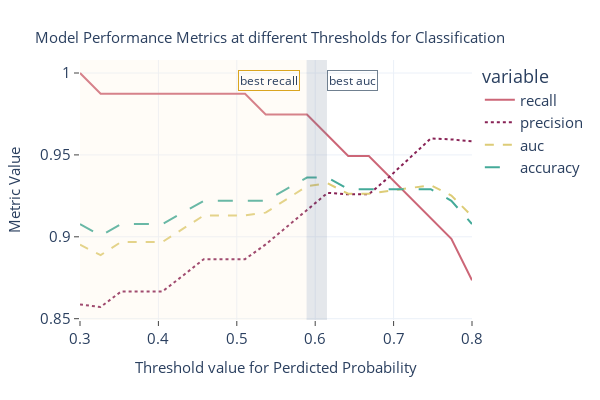

Write notebook code for a chart like this one.
### Code cell
# use melt to convert the dataframe with different columns for each metric into a 
# dataframe with a single column of metric values and a second column of metric labels.
# This makes it easy to plot the data in plotly. 

df = pd.melt(metrics_df, id_vars='threshold', value_vars=metrics_df.columns[:])

# uncomment below to save metrics to file so it can be loaded into streamlit
# df.to_csv('../data/threshold_metrics.csv', index=False)

fig = px.line(df, 
              x='threshold', 
              y='value', 
              color='variable',
              color_discrete_sequence=['#CC6677', '#882255', '#DDCC77', '#44AA99'],
              line_dash='variable'
              )

fig.update_layout(width=600, 
                  height=400,
                  title_text='Model Performance Metrics at different Thresholds for Classification',
                  title_y=0.92,
                  title_x=0.45,
                  plot_bgcolor='white',
                  template='plotly_white',
                  # margin=dict(l=10, r=0, t=60, b=10),
                  # paper_bgcolor="lightsteelblue",
                  legend=dict(font=dict(size=15)),
                  title_font=dict(size=15)
                 )

# set axes labels
fig.update_xaxes(title='Threshold value for Perdicted Probability', title_font_size=15, tickfont_size=15, ticks='outside')
fig.update_yaxes(title='Metric Value', title_font_size=15, tickfont_size=15, ticks='outside')

fig.update_traces(mode="lines", hovertemplate=None)
fig.update_layout(hovermode="x")

# add retangles
fig.add_vrect(x0=0.3, x1=0.589, line_width=0, fillcolor="papayawhip", opacity=0.2, annotation=dict(text='best recall', x=0.58, y=0.96, bordercolor='goldenrod'))
fig.add_vrect(x0=0.589, x1=0.615, line_width=0, fillcolor="lightslategray", opacity=0.2, annotation=dict(text='best auc', x=0.68, y=0.96, bordercolor='slategrey'))

fig.show()

### Figure 1 — Plotly figure (JSON) as saved in the notebook; plotly's stock layout.template omitted (floating-point values rounded to 4 significant figures)
{"data": [{"legendgroup": "recall", "line": {"color": "#CC6677", "dash": "solid"}, "marker": {"symbol": "circle"}, "mode": "lines", "name": "recall", "orientation": "v", "showlegend": true, "type": "scatter", "x": [0.3, 0.3263, 0.3526, 0.3789, 0.4053, 0.4316, 0.4579, 0.4842, 0.5105, 0.5368, 0.5632, 0.5895, 0.6158, 0.6421, 0.6684, 0.6947, 0.7211, 0.7474, 0.7737, 0.8], "xaxis": "x", "y": [1, 0.9873, 0.9873, 0.9873, 0.9873, 0.9873, 0.9873, 0.9873, 0.9873, 0.9747, 0.9747, 0.9747, 0.962, 0.9494, 0.9494, 0.9367, 0.9241, 0.9114, 0.8987, 0.8734], "yaxis": "y"}, {"legendgroup": "precision", "line": {"color": "#882255", "dash": "dot"}, "marker": {"symbol": "circle"}, "mode": "lines", "name": "precision", "orientation": "v", "showlegend": true, "type": "scatter", "x": [0.3, 0.3263, 0.3526, 0.3789, 0.4053, 0.4316, 0.4579, 0.4842, 0.5105, 0.5368, 0.5632, 0.5895, 0.6158, 0.6421, 0.6684, 0.6947, 0.7211, 0.7474, 0.7737, 0.8], "xaxis": "x", "y": [0.8587, 0.8571, 0.8667, 0.8667, 0.8667, 0.8764, 0.8864, 0.8864, 0.8864, 0.8953, 0.9059, 0.9167, 0.9268, 0.9259, 0.9259, 0.9367, 0.9481, 0.96, 0.9595, 0.9583], "yaxis": "y"}, {"legendgroup": "auc", "line": {"color": "#DDCC77", "dash": "dash"}, "marker": {"symbol": "circle"}, "mode": "lines", "name": "auc", "orientation": "v", "showlegend": true, "type": "scatter", "x": [0.3, 0.3263, 0.3526, 0.3789, 0.4053, 0.4316, 0.4579, 0.4842, 0.5105, 0.5368, 0.5632, 0.5895, 0.6158, 0.6421, 0.6684, 0.6947, 0.7211, 0.7474, 0.7737, 0.8], "xaxis": "x", "y": [0.8952, 0.8888, 0.8969, 0.8969, 0.8969, 0.905, 0.913, 0.913, 0.913, 0.9148, 0.9228, 0.9309, 0.9326, 0.9263, 0.9263, 0.928, 0.9298, 0.9315, 0.9252, 0.9125], "yaxis": "y"}, {"legendgroup": "accuracy", "line": {"color": "#44AA99", "dash": "longdash"}, "marker": {"symbol": "circle"}, "mode": "lines", "name": "accuracy", "orientation": "v", "showlegend": true, "type": "scatter", "x": [0.3, 0.3263, 0.3526, 0.3789, 0.4053, 0.4316, 0.4579, 0.4842, 0.5105, 0.5368, 0.5632, 0.5895, 0.6158, 0.6421, 0.6684, 0.6947, 0.7211, 0.7474, 0.7737, 0.8], "xaxis": "x", "y": [0.9078, 0.9007, 0.9078, 0.9078, 0.9078, 0.9149, 0.922, 0.922, 0.922, 0.922, 0.9291, 0.9362, 0.9362, 0.9291, 0.9291, 0.9291, 0.9291, 0.9291, 0.922, 0.9078], "yaxis": "y"}], "layout": {"annotations": [{"bordercolor": "goldenrod", "showarrow": false, "text": "best recall", "x": 0.58, "xanchor": "right", "xref": "x", "y": 0.96, "yanchor": "top", "yref": "y domain"}, {"bordercolor": "slategrey", "showarrow": false, "text": "best auc", "x": 0.68, "xanchor": "right", "xref": "x", "y": 0.96, "yanchor": "top", "yref": "y domain"}], "height": 400, "hovermode": "x", "legend": {"font": {"size": 15}, "title": {"text": "variable"}, "tracegroupgap": 0}, "margin": {"t": 60}, "plot_bgcolor": "white", "shapes": [{"fillcolor": "papayawhip", "line": {"width": 0}, "opacity": 0.2, "type": "rect", "x0": 0.3, "x1": 0.589, "xref": "x", "y0": 0, "y1": 1, "yref": "y domain"}, {"fillcolor": "lightslategray", "line": {"width": 0}, "opacity": 0.2, "type": "rect", "x0": 0.589, "x1": 0.615, "xref": "x", "y0": 0, "y1": 1, "yref": "y domain"}], "title": {"font": {"size": 15}, "text": "Model Performance Metrics at different Thresholds for Classification", "x": 0.45, "y": 0.92}, "width": 600, "xaxis": {"anchor": "y", "autorange": true, "domain": [0, 1], "range": [0.3, 0.8], "tickfont": {"size": 15}, "ticks": "outside", "title": {"font": {"size": 15}, "text": "Threshold value for Perdicted Probability"}, "type": "linear"}, "yaxis": {"anchor": "x", "autorange": true, "domain": [0, 1], "range": [0.8492, 1.008], "tickfont": {"size": 15}, "ticks": "outside", "title": {"font": {"size": 15}, "text": "Metric Value"}, "type": "linear"}}}
